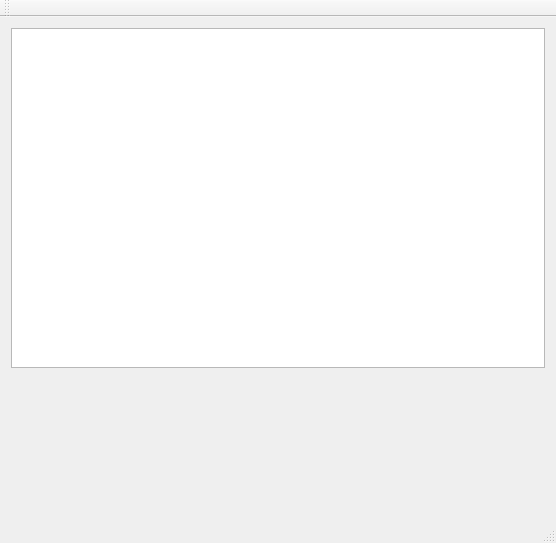
<?xml version="1.0" encoding="UTF-8"?>
<ui version="4.0">
 <class>MainWindow</class>
 <widget class="QMainWindow" name="MainWindow">
  <property name="geometry">
   <rect>
    <x>0</x>
    <y>0</y>
    <width>556</width>
    <height>543</height>
   </rect>
  </property>
  <property name="windowTitle">
   <string>MainWindow</string>
  </property>
  <widget class="QWidget" name="centralWidget">
   <layout class="QVBoxLayout" name="verticalLayout_2" stretch="5">
    <item>
     <layout class="QVBoxLayout" name="verticalLayout" stretch="5,2">
      <item>
       <widget class="QTextEdit" name="m_text_label"/>
      </item>
      <item>
       <widget class="QLabel" name="m_image_label">
        <property name="maximumSize">
         <size>
          <width>536</width>
          <height>186</height>
         </size>
        </property>
        <property name="text">
         <string/>
        </property>
       </widget>
      </item>
     </layout>
    </item>
   </layout>
  </widget>
  <widget class="QMenuBar" name="menuBar">
   <property name="geometry">
    <rect>
     <x>0</x>
     <y>0</y>
     <width>556</width>
     <height>28</height>
    </rect>
   </property>
  </widget>
  <widget class="QToolBar" name="mainToolBar">
   <attribute name="toolBarArea">
    <enum>TopToolBarArea</enum>
   </attribute>
   <attribute name="toolBarBreak">
    <bool>false</bool>
   </attribute>
  </widget>
  <widget class="QStatusBar" name="statusBar"/>
 </widget>
 <layoutdefault spacing="6" margin="11"/>
 <resources/>
 <connections/>
</ui>
